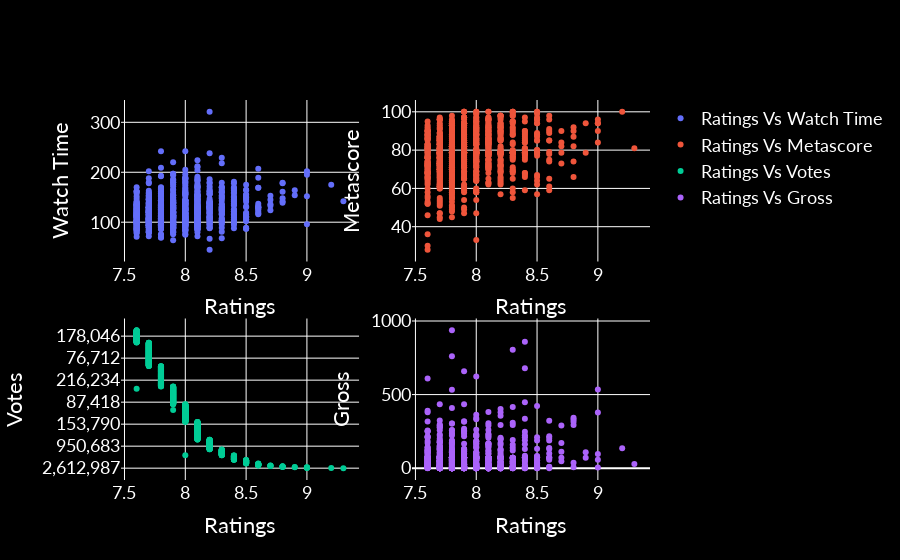

The notebook cell this image was saved under:
### Markdown cell above
* Robert De Niro is the most succesfull actors starring in 16 movies in the Top 1000 IMDB movies.

### Code cell
fig = make_subplots(rows=2, cols=2 )

fig.append_trace(go.Scatter(
x=df['Movie Rating'],
y=df['Watch Time'],
mode='markers',
name='Ratings Vs Watch Time'),
row=1, col=1) 

fig.append_trace(go.Scatter(
x=df['Movie Rating'],
y=df['Metascore'],
mode='markers',
name='Ratings Vs Metascore'),
row=1, col=2)

fig.append_trace(go.Scatter(
x=df['Movie Rating'],
y=df['Votes'],
mode='markers',
name='Ratings Vs Votes'),
row=2, col=1)

fig.append_trace(go.Scatter(
x=df['Movie Rating'],
y=df['Gross'],
mode='markers',
name='Ratings Vs Gross'),
row=2, col=2)

fig.update_xaxes(title='Ratings')

fig.update_yaxes(title='Watch Time', row=1, col=1)
fig.update_yaxes(title='Metascore', row=1, col=2)
fig.update_yaxes(title='Votes', row=2, col=1)
fig.update_yaxes(title='Gross', row=2, col=2)

fig.update_layout(font=dict(family='Lato', size=18, color='white'),
                  paper_bgcolor= 'black', plot_bgcolor='black')

fig.show()

### Figure 1 — Plotly figure (JSON) as saved in the notebook; plotly's stock layout.template omitted (floating-point values rounded to 4 significant figures; data arrays with more than 128 entries replaced by an {"elided": "..."} marker saying what was removed)
{"data": [{"mode": "markers", "name": "Ratings Vs Watch Time", "type": "scatter", "x": {"elided": "1000 float values"}, "xaxis": "x", "y": {"elided": "1000 int values"}, "yaxis": "y"}, {"mode": "markers", "name": "Ratings Vs Metascore", "type": "scatter", "x": {"elided": "1000 float values"}, "xaxis": "x2", "y": {"elided": "1000 float values"}, "yaxis": "y2"}, {"mode": "markers", "name": "Ratings Vs Votes", "type": "scatter", "x": {"elided": "1000 float values"}, "xaxis": "x3", "y": {"elided": "1000 str values"}, "yaxis": "y3"}, {"mode": "markers", "name": "Ratings Vs Gross", "type": "scatter", "x": {"elided": "1000 float values"}, "xaxis": "x4", "y": {"elided": "1000 float values"}, "yaxis": "y4"}], "layout": {"font": {"color": "white", "family": "Lato", "size": 18}, "paper_bgcolor": "black", "plot_bgcolor": "black", "xaxis": {"anchor": "y", "domain": [0, 0.45], "title": {"text": "Ratings"}}, "xaxis2": {"anchor": "y2", "domain": [0.55, 1], "title": {"text": "Ratings"}}, "xaxis3": {"anchor": "y3", "domain": [0, 0.45], "title": {"text": "Ratings"}}, "xaxis4": {"anchor": "y4", "domain": [0.55, 1], "title": {"text": "Ratings"}}, "yaxis": {"anchor": "x", "domain": [0.575, 1], "title": {"text": "Watch Time"}}, "yaxis2": {"anchor": "x2", "domain": [0.575, 1], "title": {"text": "Metascore"}}, "yaxis3": {"anchor": "x3", "domain": [0, 0.425], "title": {"text": "Votes"}}, "yaxis4": {"anchor": "x4", "domain": [0, 0.425], "title": {"text": "Gross"}}}}
